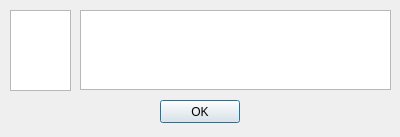
<?xml version="1.0" encoding="UTF-8"?>
<ui version="4.0">
 <class>info</class>
 <widget class="QDialog" name="info">
  <property name="geometry">
   <rect>
    <x>0</x>
    <y>0</y>
    <width>400</width>
    <height>137</height>
   </rect>
  </property>
  <property name="windowTitle">
   <string>Okno informacji</string>
  </property>
  <widget class="QWidget" name="verticalLayoutWidget">
   <property name="geometry">
    <rect>
     <x>80</x>
     <y>10</y>
     <width>311</width>
     <height>80</height>
    </rect>
   </property>
   <layout class="QVBoxLayout" name="verticalLayout">
    <item>
     <widget class="QPlainTextEdit" name="informacja"/>
    </item>
   </layout>
  </widget>
  <widget class="QPushButton" name="pushOK">
   <property name="geometry">
    <rect>
     <x>160</x>
     <y>100</y>
     <width>80</width>
     <height>23</height>
    </rect>
   </property>
   <property name="text">
    <string>OK</string>
   </property>
  </widget>
  <widget class="QGraphicsView" name="picture">
   <property name="geometry">
    <rect>
     <x>10</x>
     <y>10</y>
     <width>61</width>
     <height>81</height>
    </rect>
   </property>
  </widget>
 </widget>
 <resources/>
 <connections/>
</ui>
